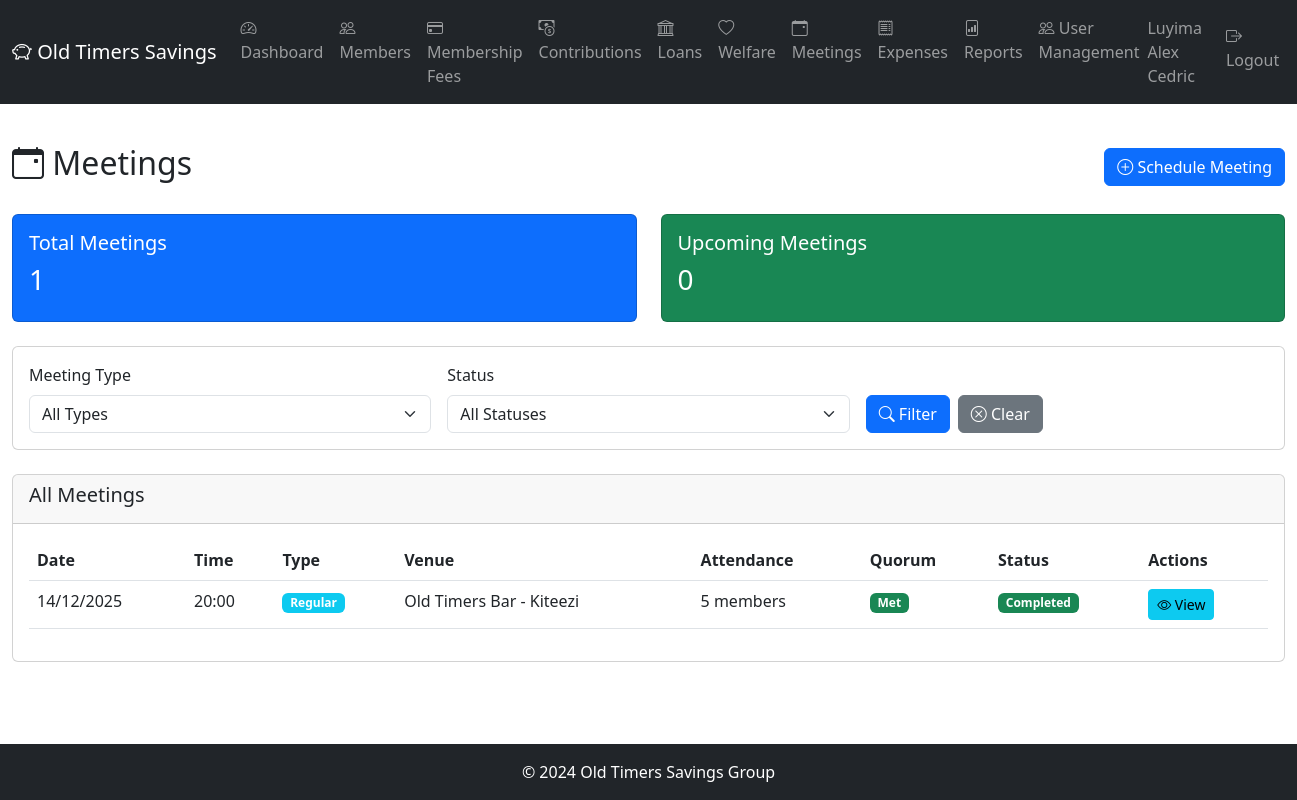
Screenshot of /meetings/ (signed in) with the database file from the repository.
### app/models/member.py (models this page shows, shortened)
class Member(db.Model):
    __tablename__ = 'members'
    id = db.Column(db.Integer, primary_key=True)
    member_number = db.Column(db.String(10), unique=True, nullable=False)  # OT-001
    full_name = db.Column(db.String(100), nullable=False)
    national_id = db.Column(db.String(20), unique=True)
    date_of_birth = db.Column(db.Date)
    gender = db.Column(db.String(10))  # Male, Female
    phone_primary = db.Column(db.String(20), nullable=False)
    phone_secondary = db.Column(db.String(20))
    email = db.Column(db.String(100))
    physical_address = db.Column(db.Text)
    occupation = db.Column(db.String(100))
    date_joined = db.Column(db.Date, nullable=False)
    membership_fee_paid = db.Column(db.Boolean, default=False)
    membership_fee_date = db.Column(db.Date)
    membership_fee_receipt = db.Column(db.String(20))
    status = db.Column(db.String(20), default='Active')  # Active, Inactive, Suspended, Expelled, Deceased
    total_contributed = db.Column(db.Numeric(15, 2), default=0.00)
    consecutive_months_paid = db.Column(db.Integer, default=0)
    last_contribution_date = db.Column(db.Date)
    qualified_for_benefits = db.Column(db.Boolean, default=False)
    suspension_date = db.Column(db.Date)
    expulsion_date = db.Column(db.Date)
    expulsion_reason = db.Column(db.Text)
    refund_amount = db.Column(db.Numeric(15, 2))
    refund_paid = db.Column(db.Boolean, default=False)
    created_at = db.Column(db.DateTime, default=datetime.utcnow)
    updated_at = db.Column(db.DateTime, default=datetime.utcnow, onupdate=datetime.utcnow)
    created_by = db.Column(db.Integer)
    next_of_kin = db.relationship('NextOfKin', backref='member', lazy='dynamic', cascade='all, delete-orphan')
    contributions = db.relationship('Contribution', backref='member', lazy='dynamic')
    welfare_requests = db.relationship('WelfareRequest', backref='member', lazy='dynamic')
    loans = db.relationship('Loan', backref='member', lazy='dynamic', foreign_keys='Loan.member_id')
    loans_guaranteed1 = db.relationship('Loan', foreign_keys='Loan.guarantor1_id', lazy='dynamic')
    loans_guaranteed2 = db.relationship('Loan', foreign_keys='Loan.guarantor2_id', lazy='dynamic')

### app/models/meeting.py (models this page shows, shortened)
class Meeting(db.Model):
    __tablename__ = 'meetings'
    id = db.Column(db.Integer, primary_key=True)
    meeting_type = db.Column(db.String(20), nullable=False)  # Regular, Emergency, AnnualGeneral
    meeting_date = db.Column(db.Date, nullable=False)
    meeting_time = db.Column(db.Time, nullable=False)
    venue = db.Column(db.String(255), nullable=False)
    agenda = db.Column(db.Text, nullable=False)
    called_by = db.Column(db.Integer, db.ForeignKey('users.id'), nullable=False)
    quorum_met = db.Column(db.Boolean)
    total_attendance = db.Column(db.Integer)
    status = db.Column(db.String(20), default='Scheduled')  # Scheduled, Completed, Cancelled
    notification_sent = db.Column(db.Boolean, default=False)
    notification_sent_date = db.Column(db.DateTime)
    created_at = db.Column(db.DateTime, default=datetime.utcnow)
    updated_at = db.Column(db.DateTime, default=datetime.utcnow, onupdate=datetime.utcnow)
    caller = db.relationship('User', foreign_keys=[called_by])
    attendance_records = db.relationship('Attendance', backref='meeting', lazy='dynamic', cascade='all, delete-orphan')
    minutes = db.relationship('Minutes', backref='meeting', uselist=False)
    action_items = db.relationship('ActionItem', backref='meeting', lazy='dynamic')

### app/routes/meetings.py (the view)
@meetings.route('/')
@login_required
def list_meetings():
    status_filter = request.args.get('status', '')
    type_filter = request.args.get('type', '')
    query = Meeting.query
    if status_filter:
        query = query.filter(Meeting.status == status_filter)
    if type_filter:
        query = query.filter(Meeting.meeting_type == type_filter)
    meetings_list = query.order_by(Meeting.meeting_date.desc()).all()
    total_meetings = Meeting.query.count()
    upcoming_meetings = Meeting.query.filter(
        Meeting.meeting_date >= date.today(),
        Meeting.status == 'Scheduled'
    ).count()
    return render_template('meetings/list.html',
                         meetings=meetings_list,
                         status_filter=status_filter,
                         type_filter=type_filter,
                         total_meetings=total_meetings,
                         upcoming_meetings=upcoming_meetings)

### app/models/user.py (called while the page is built)
@login_manager.user_loader
def load_user(user_id):
    return User.query.get(int(user_id))

    def is_super_admin(self):
        return self.role == 'SuperAdmin'

    def is_executive(self):
        return self.role == 'Executive'

### app/templates/meetings/list.html (shortened to what this page needs)
{% extends "base.html" %}
{% block content %}
<div class="container-fluid py-4">
    <div class="d-flex justify-content-between align-items-center mb-4">
        <h2><i class="bi bi-calendar-event"></i> Meetings</h2>
        {% if current_user.is_executive() or current_user.is_super_admin() %}
        <a href="{{ url_for('meetings.schedule_meeting') }}" class="btn btn-primary">
            <i class="bi bi-plus-circle"></i> Schedule Meeting
        </a>
        {% endif %}
    </div>
    <div class="row mb-4">
        <div class="col-md-6">
            <div class="card bg-primary text-white">
                <div class="card-body">
                    <h5 class="card-title">Total Meetings</h5>
                    <h3>{{ total_meetings }}</h3>
                </div>
            </div>
        </div>
        <div class="col-md-6">
            <div class="card bg-success text-white">
                <div class="card-body">
                    <h5 class="card-title">Upcoming Meetings</h5>
                    <h3>{{ upcoming_meetings }}</h3>
                </div>
            </div>
        </div>
    </div>
    <div class="card mb-4">
        <div class="card-body">
            <form method="GET" class="row g-3">
                <div class="col-md-4">
                    <label for="type" class="form-label">Meeting Type</label>
                    <select class="form-select" id="type" name="type">
                        <option value="">All Types</option>
                    </select>
                </div>
                <div class="col-md-4">
                    <label for="status" class="form-label">Status</label>
                    <select class="form-select" id="status" name="status">
                        <option value="">All Statuses</option>
                    </select>
                </div>
                <div class="col-md-4 d-flex align-items-end">
                    <button type="submit" class="btn btn-primary me-2">
                        <i class="bi bi-search"></i> Filter
                    </button>
                    <a href="{{ url_for('meetings.list_meetings') }}" class="btn btn-secondary">
                        <i class="bi bi-x-circle"></i> Clear
                    </a>
                </div>
            </form>
        </div>
    </div>
    <div class="card">
        <div class="card-header">
            <h5>All Meetings</h5>
        </div>
        <div class="card-body">
            {% if meetings %}
            <div class="table-responsive">
                <table class="table table-hover">
                    <thead>
                        <tr>
                            <th>Date</th>
                            <th>Time</th>
                            <th>Type</th>
                            <th>Venue</th>
                            <th>Attendance</th>
                            <th>Quorum</th>
                            <th>Status</th>
                            <th>Actions</th>
                        </tr>
                    </thead>
                    <tbody>
                        {% for meeting in meetings %}
                        <tr>
                            <td>{{ meeting.meeting_date.strftime('%d/%m/%Y') }}</td>
                            <td>{{ meeting.meeting_time.strftime('%H:%M') }}</td>
                            <td>
                                <span class="badge bg-info">{{ meeting.meeting_type }}</span>
                            </td>
                            <td>{{ meeting.venue }}</td>
                            <td>
                                {% if meeting.total_attendance %}
                                {{ meeting.total_attendance }} members
                                {% else %}
                                <span class="text-muted">Not recorded</span>
                                {% endif %}
                            </td>
                            <td>
                                {% if meeting.quorum_met == True %}
                                <span class="badge bg-success">Met</span>
                                {% elif meeting.quorum_met == False %}
                                <span class="badge bg-danger">Not Met</span>
                                {% else %}
                                <span class="badge bg-secondary">N/A</span>
                                {% endif %}
                            </td>
                            <td>
                                <span class="badge
                                    {% if meeting.status == 'Scheduled' %}bg-primary
                                    {% elif meeting.status == 'Completed' %}bg-success
                                    {% elif meeting.status == 'Cancelled' %}bg-danger
                                    {% else %}bg-secondary{% endif %}">
                                    {{ meeting.status }}
                                </span>
                            </td>
                            <td>
                                <a href="{{ url_for('meetings.view_meeting', id=meeting.id) }}"
                                   class="btn btn-sm btn-info">
                                    <i class="bi bi-eye"></i> View
                                </a>
                            </td>
                        </tr>
                        {% endfor %}
                    </tbody>
                </table>
            </div>
            {% endif %}
        </div>
    </div>
</div>
{% endblock %}

### app/templates/base.html (shortened to what this page needs)
<!DOCTYPE html>
<html lang="en">
<head>
    <link href="https://cdn.jsdelivr.net/npm/bootstrap@5.3.0/dist/css/bootstrap.min.css" rel="stylesheet">
    <link rel="stylesheet" href="https://cdn.jsdelivr.net/npm/bootstrap-icons@1.10.0/font/bootstrap-icons.css">
</head>
<body>
    {% if current_user.is_authenticated %}
    <nav class="navbar navbar-expand-lg navbar-dark bg-dark">
        <div class="container-fluid">
            <a class="navbar-brand" href="{{ url_for('main.dashboard') }}">
                <i class="bi bi-piggy-bank"></i> Old Timers Savings
            </a>
            <div class="collapse navbar-collapse">
                <ul class="navbar-nav me-auto">
                    <li class="nav-item">
                        <a class="nav-link" href="{{ url_for('main.dashboard') }}">
                            <i class="bi bi-speedometer2"></i> Dashboard
                        </a>
                    </li>
                    {% if current_user.is_super_admin() or current_user.is_executive() or current_user.is_auditor() %}
                    <li class="nav-item">
                        <a class="nav-link" href="{{ url_for('members.list_members') }}">
                            <i class="bi bi-people"></i> Members
                        </a>
                    </li>
                    <li class="nav-item">
                        <a class="nav-link" href="{{ url_for('membership_fees.list_members') }}">
                            <i class="bi bi-credit-card"></i> Membership Fees
                        </a>
                    </li>
                    <li class="nav-item">
                        <a class="nav-link" href="{{ url_for('contributions.list_contributions') }}">
                            <i class="bi bi-cash-coin"></i> Contributions
                        </a>
                    </li>
                    <li class="nav-item">
                        <a class="nav-link" href="{{ url_for('loans.list_loans') }}">
                            <i class="bi bi-bank"></i> Loans
                        </a>
                    </li>
                    <li class="nav-item">
                        <a class="nav-link" href="{{ url_for('welfare.list_requests') }}">
                            <i class="bi bi-heart"></i> Welfare
                        </a>
                    </li>
                    <li class="nav-item">
                        <a class="nav-link" href="{{ url_for('meetings.list_meetings') }}">
                            <i class="bi bi-calendar-event"></i> Meetings
                        </a>
                    </li>
                    <li class="nav-item">
                        <a class="nav-link" href="{{ url_for('expenses.list_expenses') }}">
                            <i class="bi bi-receipt"></i> Expenses
                        </a>
                    </li>
                    {% endif %}
                    <li class="nav-item">
                        <a class="nav-link" href="{{ url_for('reports.reports_index') }}">
                            <i class="bi bi-file-bar-graph"></i> Reports
                        </a>
                    </li>
                    {% if current_user.is_super_admin() %}
                    <li class="nav-item">
                        <a class="nav-link" href="{{ url_for('users.list_users') }}">
                            <i class="bi bi-people"></i> User Management
                        </a>
                    </li>
                    {% endif %}
                </ul>
                <ul class="navbar-nav ms-auto">
                    <li class="nav-item">
                        <span class="navbar-text me-3">
                            {{ current_user.member.full_name }}
                        </span>
                    </li>
                    <li class="nav-item">
                        <a class="nav-link" href="{{ url_for('auth.logout') }}">
                            <i class="bi bi-box-arrow-right"></i> Logout
                        </a>
                    </li>
                </ul>
            </div>
        </div>
    </nav>
    {% endif %}
    <main>
        {% block content %}{% endblock %}
    </main>
    <footer class="bg-dark text-white text-center py-3 mt-auto">
        <p class="mb-0">&copy; 2024 Old Timers Savings Group</p>
    </footer>
</body>
</html>

### app/templates/base.html (style rules this page uses)
body { min-height: 100vh; display: flex; flex-direction: column; }
main { flex: 1; }

### rows the page displays
Member: member.full_name "Luyima Alex Cedric"
Meeting: meeting_date "14/12/2025", meeting_time "20:00", meeting_type "Regular", venue "Old Timers Bar - Kiteezi", total_attendance "5", quorum_met "Met", status "Completed"

### other values shown
{{ total_meetings }} "1"
{{ upcoming_meetings }} "0"
